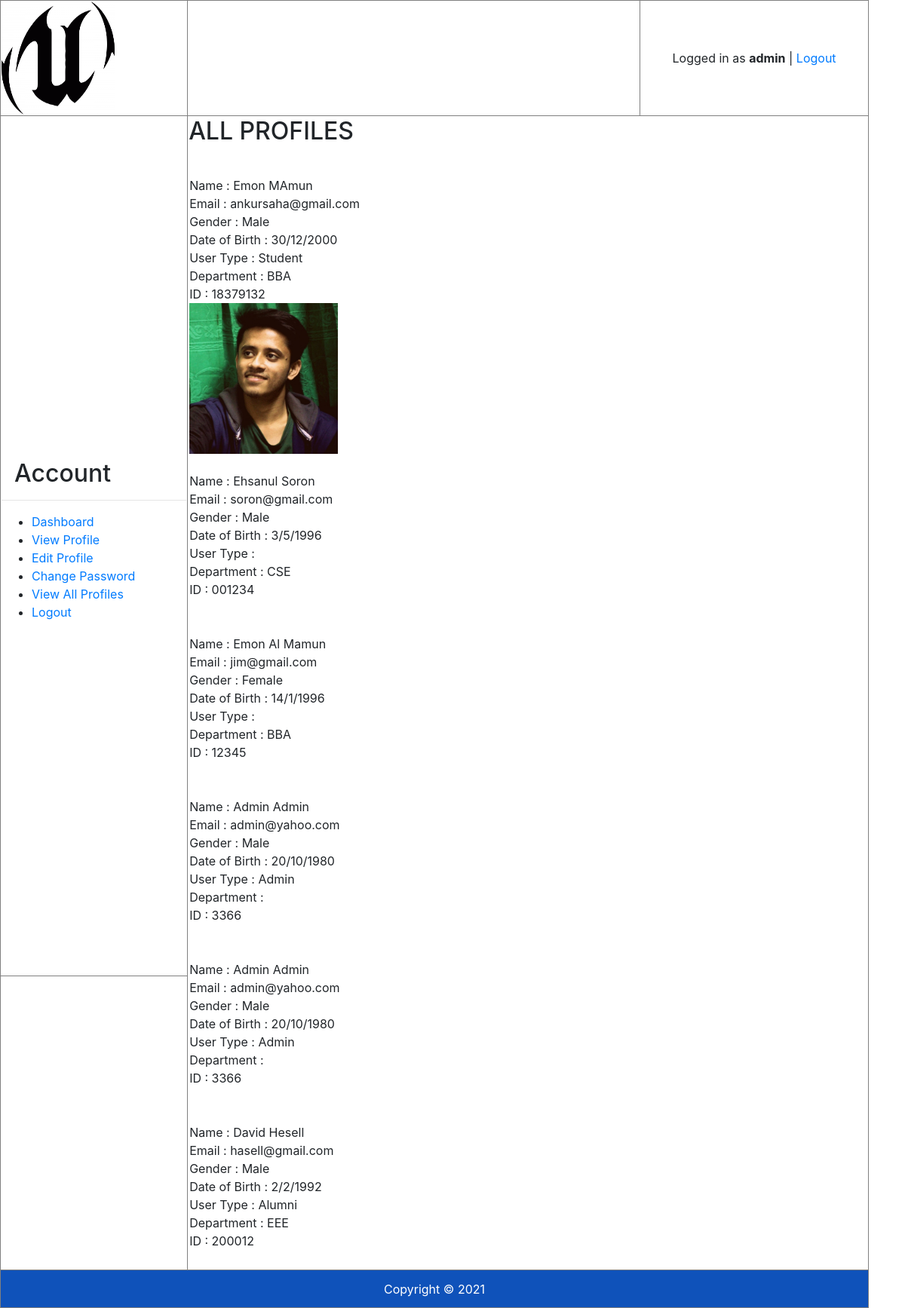
/alumniall.php (signed in), run on the app's committed database.
### tables this page shows
CREATE TABLE `users` (
  `Name` varchar(30) NOT NULL,
  `Email` varchar(30) NOT NULL,
  `Username` varchar(10) NOT NULL,
  `Password` varchar(20) NOT NULL,
  `Gender` varchar(8) NOT NULL,
  `Birth_date` int(2) NOT NULL,
  `Birth_month` int(2) NOT NULL,
  `Birth_year` int(4) NOT NULL,
  `User_type` varchar(10) NOT NULL,
  `Dept` varchar(10) NOT NULL,
  `ID` varchar(20) NOT NULL,
  `Photo` varchar(50) NOT NULL
);

### model/model.php (called while the page is built, shortened)
<?php
function showAllUsers(){
	$conn = db_conn();
    $selectQuery = "SELECT * FROM users";
    try{
        $stmt = $conn->query($selectQuery);
    }catch(PDOException $e){
        echo $e->getMessage();
    }
    $rows = $stmt->fetchAll(PDO::FETCH_ASSOC);
    return $rows;
}

### alumniall.php (the view, shortened to what this page needs)
<?php
require_once('model/model.php');
if (isset($_SESSION['flag'])) {
?>
    <?php
    include('header.php');
    ?>
<tr>
<td>
    <b>
        <h2> &nbsp;&nbsp;Account</h2>
    </b>
    <hr>
    <ul>
        <li><a href="alumniDashboard.php">Dashboard</a></li>
        <li><a href="alumniProfile.php">View Profile</a></li>
        <li><a href="alumnieditProfile.php">Edit Profile</a></li>
        <li><a href="alumnichangePass.php">Change Password</a></li>
        <li><a href="alumniall.php">View All Profiles</a></li>
        <li><a href="logout.php">Logout</a></li>
    </ul>
    </td>
    <td colspan="2" rowspan="2">
        <fieldset>
            <legend><b>
                    <h2>ALL PROFILES</h2>
                </b></legend>
            <table border="0" width="100%">
                <tr>
                    <td>
                        <?php
                        $result = showAllUsers();
                        foreach ($result as $key1 => $value1) {
                        ?>
                            <br>Name : <?php echo $result[$key1]['Name']; ?>
                            <br>Email : <?php echo $result[$key1]['Email']; ?>
                            <br>Gender : <?php echo $result[$key1]['Gender']; ?>
                            <br>Date of Birth : <?php echo $result[$key1]['Birth_date'] . "/";
                                                echo $result[$key1]['Birth_month'] . "/";
                                                echo $result[$key1]['Birth_year']; ?>
                            <br>User Type : <?php echo $result[$key1]['User_type']; ?>
                            <br>Department : <?php echo $result[$key1]['Dept']; ?>
                            <br>ID : <?php echo $result[$key1]['ID']; ?>
                            <br><img src="uploads/<?php echo $result[$key1]['Photo'] ?>" height="200px" weidth="200px" alt="">
                            <br>
                        <?php
                        } ?>
                    </td>
                </tr>
            </table>
        </fieldset>
    </td>
    </tr>
    <tr>
        <td height="390px">
            <?php
            include('footer.php');
            ?>
        <?php
    } else {
        header('location: login.php');
    }
        ?>

### style.css (style rules this page uses)
body { width: 100%; }
table { margin: 0; padding: 0; }

### data on the page
users: Name "Emon MAmun", Email "ankursaha@gmail.com", Gender "Male", Birth_date "30", Birth_month "12", Birth_year "2000", User_type "Student", Dept "BBA", ID "18379132", Photo (picture)
users: Name "Ehsanul Soron", Email "soron@gmail.com", Gender "Male", Birth_date "3", Birth_month "5", Birth_year "1996", Dept "CSE", ID "001234"
users: Name "Emon Al Mamun", Email "jim@gmail.com", Gender "Female", Birth_date "14", Birth_month "1", Birth_year "1996", Dept "BBA", ID "12345"
users: Name "Admin Admin", Email "admin@yahoo.com", Gender "Male", Birth_date "20", Birth_month "10", Birth_year "1980", User_type "Admin", ID "3366"
users: Name "Admin Admin", Email "admin@yahoo.com", Gender "Male", Birth_date "20", Birth_month "10", Birth_year "1980", User_type "Admin", ID "3366"
users: Name "David Hesell", Email "hasell@gmail.com", Gender "Male", Birth_date "2", Birth_month "2", Birth_year "1992", User_type "Alumni", Dept "EEE", ID "200012"

### other printed values
$_SESSION['uname'] "admin"
